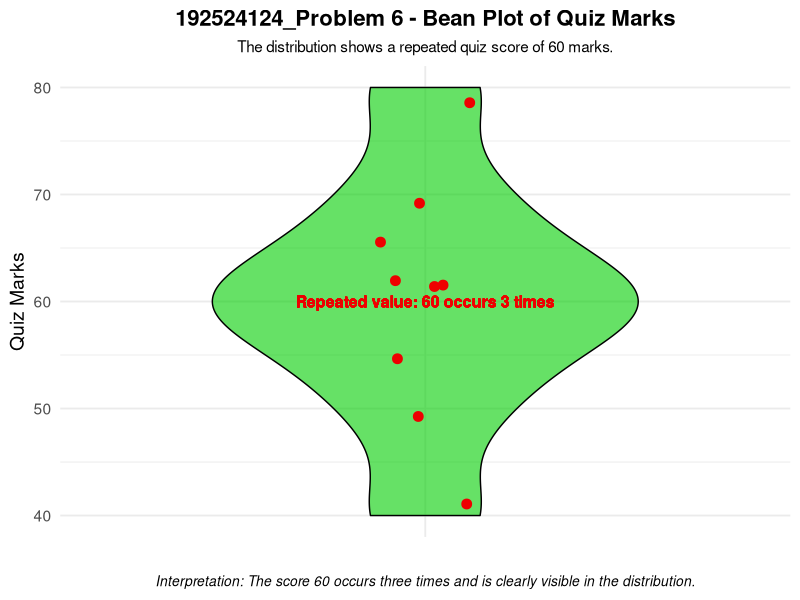

Source code (R):
# Problem 6 - Bean Plot

library(ggplot2)

quiz <- data.frame(
  Student = paste0("S", 1:9),
  Quiz_Marks = c(40, 50, 55, 60, 60, 60, 65, 70, 80)
)

ggplot(quiz, aes(x = factor(1), y = Quiz_Marks)) +
  geom_violin(
    fill = "green3",
    color = "black",
    alpha = 0.6,
    width = 0.7
  ) +
  geom_point(
    position = position_jitter(width = 0.08),
    color = "red2",
    size = 3
  ) +
  geom_text(
    aes(
      x = 1,
      y = 60,
      label = "Repeated value: 60 occurs 3 times"
    ),
    color = "red2",
    fontface = "bold",
    size = 4
  ) +
  labs(
    title = "192524124_Problem 6 - Bean Plot of Quiz Marks",
    subtitle = "The distribution shows a repeated quiz score of 60 marks.",
    x = "",
    y = "Quiz Marks",
    caption = "Interpretation: The score 60 occurs three times and is clearly visible in the distribution."
  ) +
  theme_minimal(base_size = 14) +
  theme(
    plot.title = element_text(
      hjust = 0.5,
      face = "bold",
      size = 16
    ),
    plot.subtitle = element_text(
      hjust = 0.5,
      size = 11
    ),
    plot.caption = element_text(
      hjust = 0.5,
      face = "italic",
      size = 10
    ),
    axis.text.x = element_blank(),
    axis.ticks.x = element_blank()
  )
